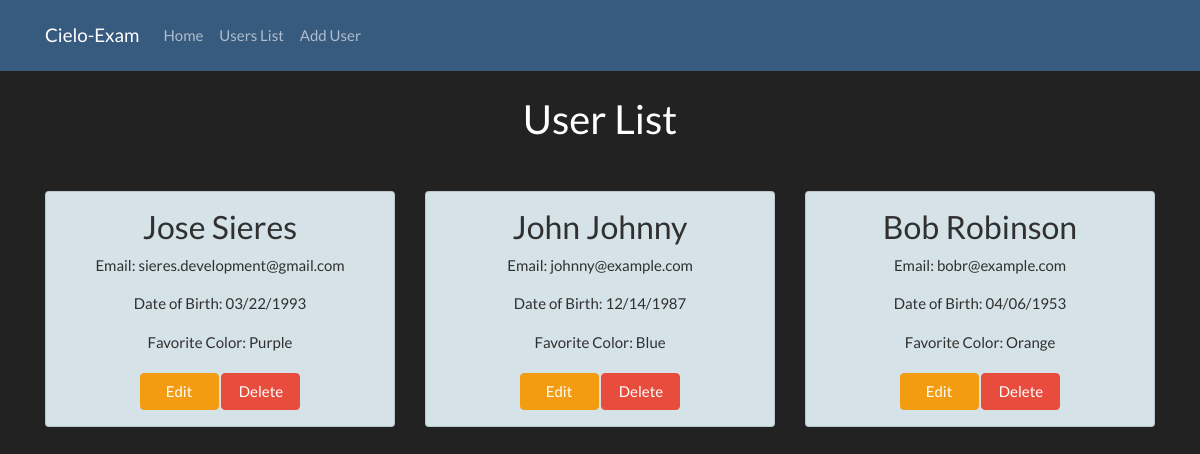
Screenshot of /index.php/users with the database file from the repository.
### tables this page shows
CREATE TABLE `users` (
  `id` int(10) UNSIGNED NOT NULL,
  `name` varchar(100) NOT NULL,
  `email` varchar(100) NOT NULL,
  `color` varchar(100) NOT NULL,
  `created_at` timestamp NOT NULL,
  `updated_at` timestamp NOT NULL,
  `dob` date DEFAULT NULL,
  `is_deleted` tinyint(1) NOT NULL
);

### application/controllers/Users.php (called while the page is built, shortened)
<?php
class Users extends CI_controller
{
	public function index()
	{
		$data['title'] = 'User List';
		$data['users'] = $this->User_Model->getUsers();
		$this->load->view('templates/header');
		$this->load->view('users/index', $data);
		$this->load->view('templates/footer');
	}
}

### index.php (called while the page is built, shortened)
<?php
require_once BASEPATH.'core/CodeIgniter.php';

### application/models/User_Model.php (called while the page is built, shortened)
<?php
class User_Model extends CI_Model
{
	public function getUsers()
	{
			$query = $this->db->get_where('users', array('is_deleted'=>0));
			return $query->result_array();
	}
}

### application/views/users/index.php (the view, shortened to what this page needs)
<h2 class="mt-4 ml-auto mr-auto text-center"><?= $title ?></h2>
<div class="container">
	<div class="row mt-5">
		<?php
			foreach($users as $user) :
			$id = $user['id'];
			$name = $user['name'];
			$email = $user['email'];
			$color = ucfirst($user['color']);
			$dob = $user['dob'];
			$dob = date("m/d/Y", strtotime($dob));
			echo "
			<div class=\"col-sm text-center\">
				<div class='card text-center p-3 text-dark' id='".$id."'>
					<h3>".$name."</h3>
					<p>Email: ".$email."</p>
					<p>Date of Birth: ".$dob."</p>
					<p>Favorite Color: ".$color."</p>
					<div>
						<button id='edit-user'  onClick='editUser(".$id.")' class='btn btn-primary btn-warning w-25 mt-1'>Edit</button>
						<button id='destroy-user'  onclick='deleteUser(".$id.")' class='btn btn-primary btn-danger w-25 mt-1'>Delete</button>
					</div>
				</div>
			</div>";
			endforeach;
		?>
	</div>

### application/views/templates/header.php (shortened to what this page needs)
<html>
	<head>
		<link rel="stylesheet" href="https://bootswatch.com/4/darkly/bootstrap.min.css">
	</head>
	<body>
	<nav class="navbar navbar-expand-lg navbar-dark bg-primary navbar-collapse sticky-top">
		<div class="container">
		<a class="navbar-brand" href="#">Cielo-Exam</a>
		<div class="collapse navbar-collapse" id="navbarColor01">
			<ul class="navbar-nav mr-auto">
				<li class="nav-item">
					<a class="nav-link" href="<?php echo base_url(); ?>">Home <span class="sr-only">(current)</span></a>
				</li>
				<li class="nav-item">
					<a class="nav-link" href="<?php echo base_url(); ?>users">Users List</a>
				</li>
				<li class="nav-item">
					<a class="nav-link" href="<?php echo base_url(); ?>users/create">Add User</a>
				</li>
			</ul>
		</div>
		</div>
	</nav>
	<div>

### application/views/templates/footer.php
	</div>
	</body>
</html>

### application/views/templates/header.php (style rules this page uses)
.card { background-color: #d5e2e8 !important; }

### rows the page displays
users: name "Jose Sieres", email "sieres.development@gmail.com", dob "03/22/1993", color "Purple"
users: name "John Johnny", email "johnny@example.com", dob "12/14/1987", color "Blue"
users: name "Bob Robinson", email "bobr@example.com", dob "04/06/1953", color "Orange"

### other values shown
$title "User List"
